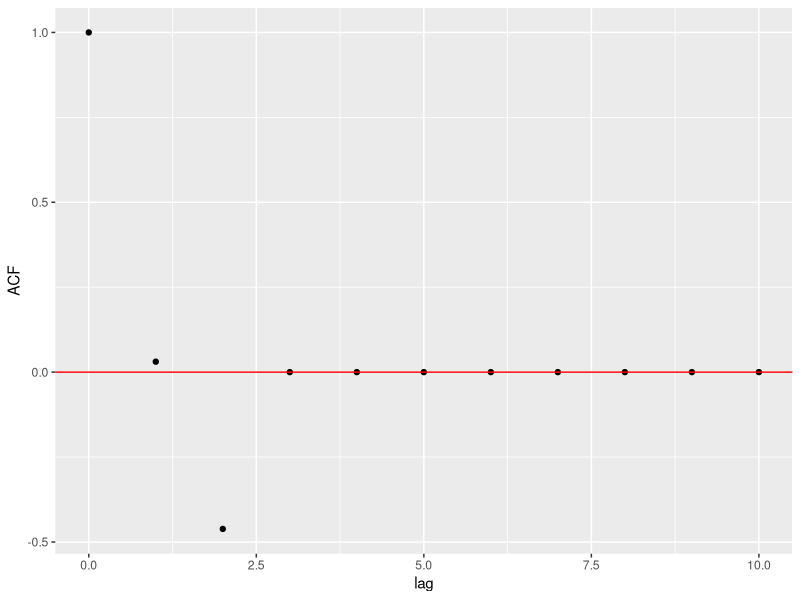
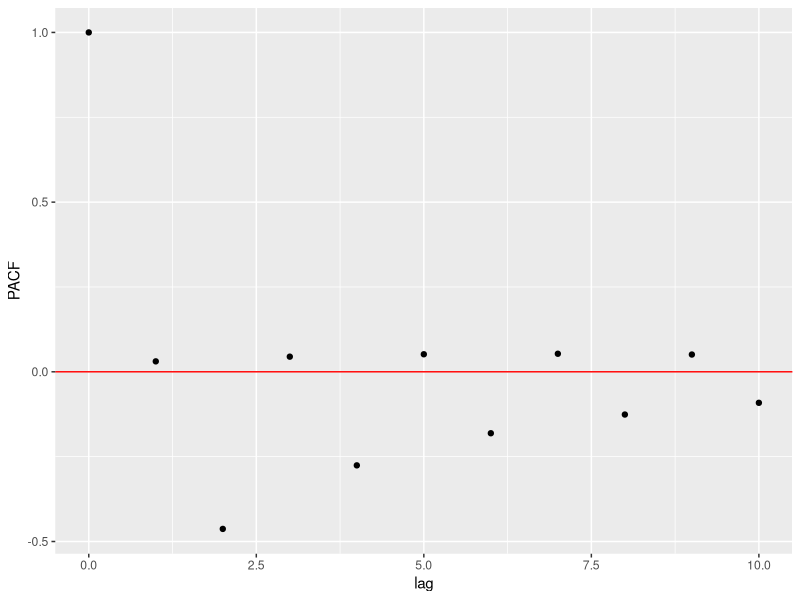
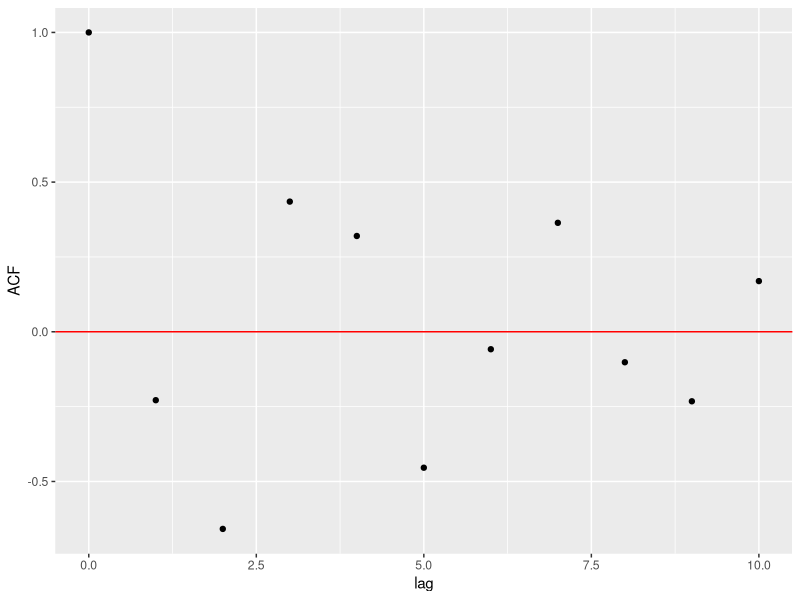
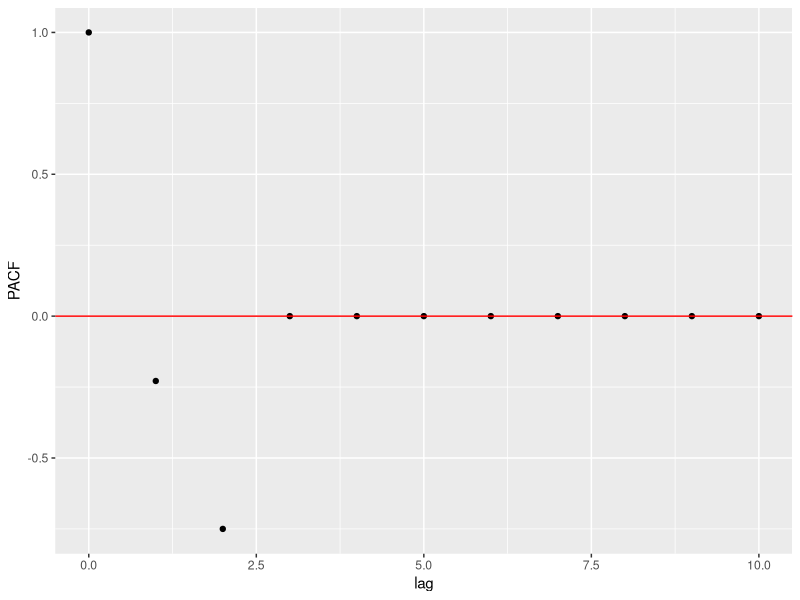

Write the R code that produced these figures, in order.
## ---- chunk 1
knitr::opts_chunk$set(echo = TRUE)
## ---- chunk 2
#Cargamos librerías
library(ggplot2)
## ---- chunk 3
acf_coefs_ej1=c(1,2/65,-6/13)
#llenemos de 0 los faltantes
for (i in (length(acf_coefs_ej1)+1):11){
  acf_coefs_ej1[i]=0
}
ACF_1<-data.frame('ACF'=acf_coefs_ej1,lag=0:10)
ACF_1
ggplot(ACF_1,aes(x=lag,y=ACF))+geom_point()+geom_abline(intercept = 0,slope=0,color='red')
## ---- chunk 4
#x será el vector con los coeficientes de autocorrelación
coefs_pacf<-function(p,k){
  if(k==0){
    return(1)
  }
  if(length(p)<k+1){
    for(i in length(p):k){
      p[i+1]=0
    }
  }
  A<-matrix(nrow=k,ncol = k)
  for (j in 1:k){
    for (i in 1:k){
       A[i,j]=p[abs(i-j)+1]
    }
  }
  B<-A
  for (i in 1:k){
    B[i,k]=p[i+1]
  }
  return(det(B)/det(A))
}
## ---- chunk 5
pacf_ej1=c()
for (i in 1:11){
  pacf_ej1[i]<-coefs_pacf(acf_coefs_ej1,i-1)
}
PACF_1=data.frame(PACF=pacf_ej1,lag=c(0:10))
PACF_1
## ---- chunk 6
ggplot(PACF_1,aes(x=lag,y=PACF))+geom_point()+geom_abline(intercept = 0,slope=0,color='red')
## ---- chunk 7
#phi es un vector con los coeficientes del modelo AR(p)
#p es un vector con los acf para lag=1 y 2
coefs_acf<-function(phi,p,k){
  for (i in length(p):k+1){
    p[i]=phi[1]*p[i-1]+phi[2]*p[i-2]
  }
  return(p)
}
## ---- chunk 8
acf_coefs_ej2<-c(1,-8/35,-461/700)
phi_ej2<-c(-0.4,-0.75)
acf_coefs_ej2<-coefs_acf(phi_ej2,acf_coefs_ej2,10)
ACF_2=data.frame(ACF=acf_coefs_ej2,lag=c(0:10))
ACF_2
ggplot(ACF_2,aes(x=lag,y=ACF))+geom_point()+geom_abline(intercept = 0,slope=0,color='red')
## ---- chunk 9
Var_Xt<-1/(1-sum(phi_ej2*(acf_coefs_ej2[2:3])))
Var_Xt
## ---- chunk 10
pacf_ej2=c()
for (i in 1:3){
  pacf_ej2[i]<-coefs_pacf(acf_coefs_ej2,i-1)
}
for (i in 4:11){
  pacf_ej2[i]<-0
}
PACF_2=data.frame(PACF=pacf_ej2,lag=c(0:10))
PACF_2
## ---- chunk 11
ggplot(PACF_2,aes(x=lag,y=PACF))+geom_point()+geom_abline(intercept = 0,slope=0,color='red')
